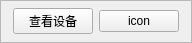
<?xml version="1.0" encoding="UTF-8"?>
<ui version="4.0">
 <class>btnTxtIcon</class>
 <widget class="QWidget" name="btnTxtIcon">
  <property name="geometry">
   <rect>
    <x>0</x>
    <y>0</y>
    <width>192</width>
    <height>43</height>
   </rect>
  </property>
  <property name="sizePolicy">
   <sizepolicy hsizetype="Maximum" vsizetype="Maximum">
    <horstretch>0</horstretch>
    <verstretch>0</verstretch>
   </sizepolicy>
  </property>
  <property name="windowTitle">
   <string>Form</string>
  </property>
  <layout class="QHBoxLayout" name="horizontalLayout">
   <property name="spacing">
    <number>0</number>
   </property>
   <property name="leftMargin">
    <number>0</number>
   </property>
   <property name="topMargin">
    <number>0</number>
   </property>
   <property name="rightMargin">
    <number>0</number>
   </property>
   <property name="bottomMargin">
    <number>0</number>
   </property>
   <item>
    <widget class="QFrame" name="btnTxtIconFrame">
     <property name="frameShape">
      <enum>QFrame::StyledPanel</enum>
     </property>
     <property name="frameShadow">
      <enum>QFrame::Raised</enum>
     </property>
     <layout class="QHBoxLayout" name="horizontalLayout_2">
      <property name="leftMargin">
       <number>12</number>
      </property>
      <property name="topMargin">
       <number>5</number>
      </property>
      <property name="rightMargin">
       <number>12</number>
      </property>
      <property name="bottomMargin">
       <number>5</number>
      </property>
      <item>
       <widget class="QPushButton" name="txt">
        <property name="sizePolicy">
         <sizepolicy hsizetype="Maximum" vsizetype="Maximum">
          <horstretch>0</horstretch>
          <verstretch>0</verstretch>
         </sizepolicy>
        </property>
        <property name="text">
         <string>查看设备</string>
        </property>
        <property name="checkable">
         <bool>true</bool>
        </property>
       </widget>
      </item>
      <item>
       <widget class="QPushButton" name="icon">
        <property name="sizePolicy">
         <sizepolicy hsizetype="Maximum" vsizetype="Maximum">
          <horstretch>0</horstretch>
          <verstretch>0</verstretch>
         </sizepolicy>
        </property>
        <property name="minimumSize">
         <size>
          <width>0</width>
          <height>0</height>
         </size>
        </property>
        <property name="maximumSize">
         <size>
          <width>16777215</width>
          <height>16777215</height>
         </size>
        </property>
        <property name="text">
         <string>icon</string>
        </property>
        <property name="checkable">
         <bool>true</bool>
        </property>
       </widget>
      </item>
     </layout>
    </widget>
   </item>
  </layout>
 </widget>
 <resources/>
 <connections/>
</ui>
